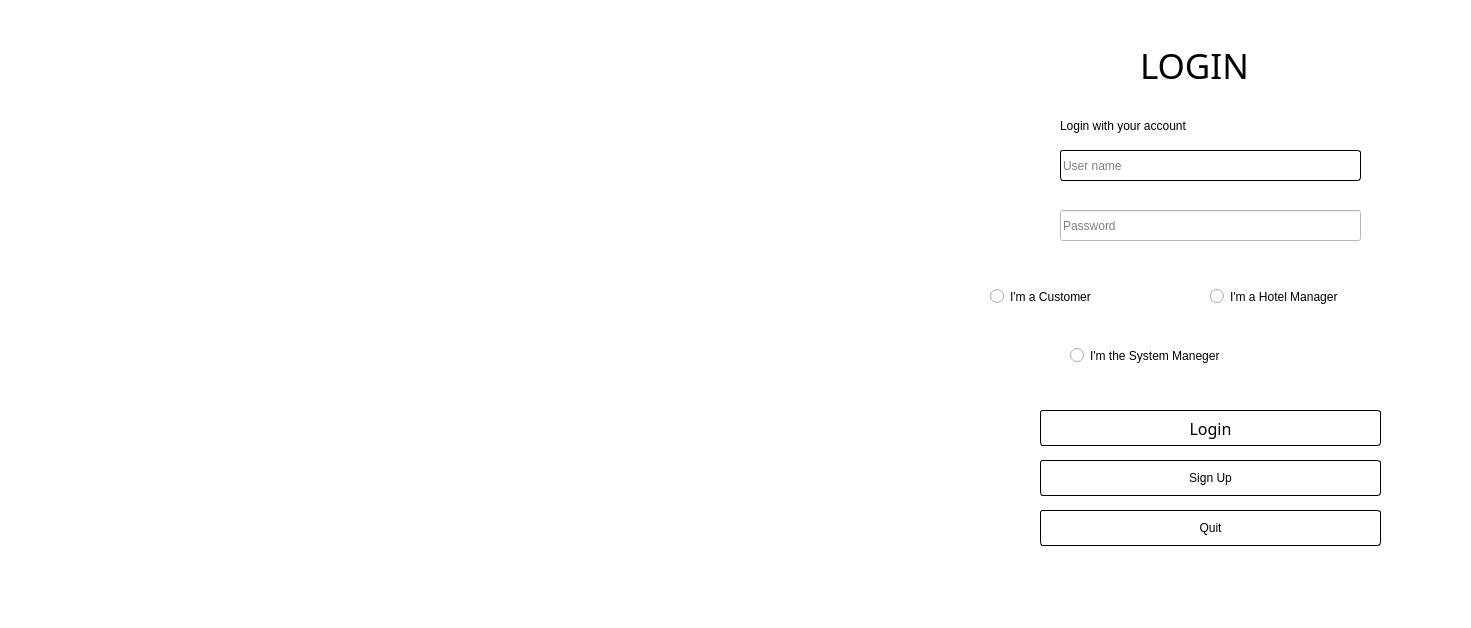
<?xml version="1.0" encoding="UTF-8"?>
<ui version="4.0">
 <class>Login</class>
 <widget class="QDialog" name="Login">
  <property name="windowModality">
   <enum>Qt::WindowModal</enum>
  </property>
  <property name="geometry">
   <rect>
    <x>0</x>
    <y>0</y>
    <width>1471</width>
    <height>628</height>
   </rect>
  </property>
  <property name="windowTitle">
   <string>登陆</string>
  </property>
  <property name="windowIcon">
   <iconset resource="icon.qrc">
    <normaloff>:/myimages/icon/登陆.png</normaloff>:/myimages/icon/登陆.png</iconset>
  </property>
  <property name="styleSheet">
   <string notr="true">background-color: rgb(255, 255, 255);</string>
  </property>
  <property name="inputMethodHints">
   <set>Qt::ImhNone</set>
  </property>
  <widget class="QLabel" name="label">
   <property name="geometry">
    <rect>
     <x>1140</x>
     <y>40</y>
     <width>241</width>
     <height>51</height>
    </rect>
   </property>
   <property name="font">
    <font>
     <family>3ds Light</family>
     <pointsize>26</pointsize>
     <weight>3</weight>
     <italic>false</italic>
     <bold>false</bold>
    </font>
   </property>
   <property name="styleSheet">
    <string notr="true">
font: 25 26pt &quot;3ds Light&quot;;</string>
   </property>
   <property name="text">
    <string>LOGIN</string>
   </property>
  </widget>
  <widget class="QRadioButton" name="hotelButton">
   <property name="geometry">
    <rect>
     <x>1210</x>
     <y>280</y>
     <width>261</width>
     <height>33</height>
    </rect>
   </property>
   <property name="styleSheet">
    <string notr="true">font: 25 12pt &quot;3ds Light&quot;;</string>
   </property>
   <property name="text">
    <string>I'm a Hotel Manager</string>
   </property>
  </widget>
  <widget class="QRadioButton" name="customerButton">
   <property name="geometry">
    <rect>
     <x>990</x>
     <y>280</y>
     <width>201</width>
     <height>33</height>
    </rect>
   </property>
   <property name="styleSheet">
    <string notr="true">font: 25 12pt &quot;3ds Light&quot;;</string>
   </property>
   <property name="text">
    <string>I'm a Customer</string>
   </property>
   <property name="checkable">
    <bool>true</bool>
   </property>
   <property name="checked">
    <bool>false</bool>
   </property>
  </widget>
  <widget class="QLineEdit" name="passwordInput">
   <property name="geometry">
    <rect>
     <x>1060</x>
     <y>210</y>
     <width>301</width>
     <height>31</height>
    </rect>
   </property>
   <property name="styleSheet">
    <string notr="true">border-radius: 3px;
border: 1px solid rgb(0, 0, 0);
hover 
{
border: 1px solid blue;
}</string>
   </property>
   <property name="inputMethodHints">
    <set>Qt::ImhHiddenText|Qt::ImhNoAutoUppercase|Qt::ImhNoPredictiveText|Qt::ImhSensitiveData</set>
   </property>
   <property name="echoMode">
    <enum>QLineEdit::Password</enum>
   </property>
   <property name="placeholderText">
    <string>Password</string>
   </property>
  </widget>
  <widget class="QLineEdit" name="userNameInput">
   <property name="geometry">
    <rect>
     <x>1060</x>
     <y>150</y>
     <width>301</width>
     <height>31</height>
    </rect>
   </property>
   <property name="styleSheet">
    <string notr="true">border-radius: 3px;
border: 1px solid rgb(0, 0, 0);</string>
   </property>
   <property name="placeholderText">
    <string>User name</string>
   </property>
  </widget>
  <widget class="QLabel" name="picLabel">
   <property name="geometry">
    <rect>
     <x>-80</x>
     <y>0</y>
     <width>981</width>
     <height>631</height>
    </rect>
   </property>
   <property name="text">
    <string/>
   </property>
   <property name="pixmap">
    <pixmap resource="icon.qrc">:/myimages/icon/hotel7.jpg</pixmap>
   </property>
   <property name="scaledContents">
    <bool>true</bool>
   </property>
  </widget>
  <widget class="QPushButton" name="registerButton">
   <property name="geometry">
    <rect>
     <x>1040</x>
     <y>460</y>
     <width>341</width>
     <height>36</height>
    </rect>
   </property>
   <property name="focusPolicy">
    <enum>Qt::StrongFocus</enum>
   </property>
   <property name="styleSheet">
    <string notr="true">font: 25 12pt &quot;3ds Light&quot;;
border-radius: 3px;
border: 1px solid rgb(0, 0, 0);</string>
   </property>
   <property name="text">
    <string>Sign Up</string>
   </property>
   <property name="autoDefault">
    <bool>false</bool>
   </property>
  </widget>
  <widget class="QPushButton" name="loginButton">
   <property name="geometry">
    <rect>
     <x>1040</x>
     <y>410</y>
     <width>341</width>
     <height>36</height>
    </rect>
   </property>
   <property name="font">
    <font>
     <family>3ds Light</family>
     <pointsize>12</pointsize>
     <weight>3</weight>
     <italic>false</italic>
     <bold>false</bold>
    </font>
   </property>
   <property name="styleSheet">
    <string notr="true">font: 25 12pt &quot;3ds Light&quot;;
border-radius: 3px;
border: 1px solid rgb(0, 0, 0);</string>
   </property>
   <property name="text">
    <string>Login</string>
   </property>
   <property name="autoDefault">
    <bool>false</bool>
   </property>
  </widget>
  <widget class="QPushButton" name="exitButton">
   <property name="geometry">
    <rect>
     <x>1040</x>
     <y>510</y>
     <width>341</width>
     <height>36</height>
    </rect>
   </property>
   <property name="styleSheet">
    <string notr="true">font: 25 12pt &quot;3ds Light&quot;;
border-radius: 3px;
border: 1px solid rgb(0, 0, 0);</string>
   </property>
   <property name="text">
    <string>Quit</string>
   </property>
   <property name="autoDefault">
    <bool>false</bool>
   </property>
  </widget>
  <widget class="QRadioButton" name="SystemButton">
   <property name="geometry">
    <rect>
     <x>1070</x>
     <y>340</y>
     <width>301</width>
     <height>31</height>
    </rect>
   </property>
   <property name="styleSheet">
    <string notr="true">font: 25 12pt &quot;3ds Light&quot;;</string>
   </property>
   <property name="text">
    <string>I'm the System Maneger</string>
   </property>
  </widget>
  <widget class="QLabel" name="label_2">
   <property name="geometry">
    <rect>
     <x>1060</x>
     <y>110</y>
     <width>191</width>
     <height>31</height>
    </rect>
   </property>
   <property name="styleSheet">
    <string notr="true">font: 25 10pt &quot;3ds Light&quot;;</string>
   </property>
   <property name="text">
    <string>Login with your account</string>
   </property>
  </widget>
 </widget>
 <tabstops>
  <tabstop>userNameInput</tabstop>
  <tabstop>passwordInput</tabstop>
  <tabstop>customerButton</tabstop>
  <tabstop>hotelButton</tabstop>
  <tabstop>SystemButton</tabstop>
  <tabstop>loginButton</tabstop>
  <tabstop>registerButton</tabstop>
  <tabstop>exitButton</tabstop>
 </tabstops>
 <resources>
  <include location="icon.qrc"/>
 </resources>
 <connections/>
</ui>
